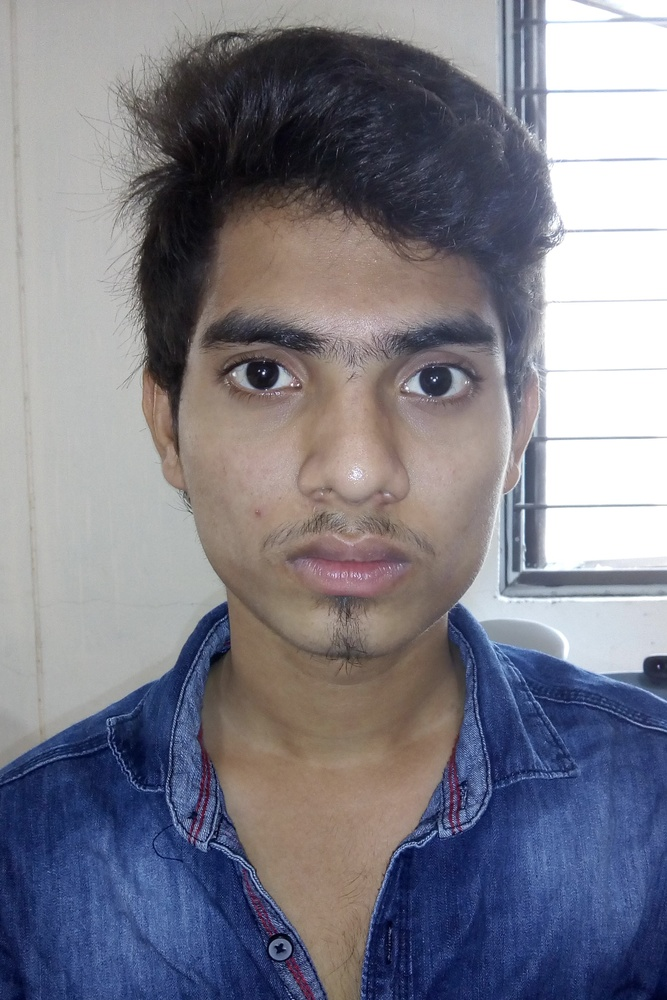
%> input picture pic_taken_for_code_2017_10_15.jpg, 667 x 1000 px, shrunk from 1840 x 2757 before the run
$ octave eye_positiondetection.m   (GNU Octave 9; MATLAB toolbox functions it lacks are replaced by stand-ins)
%> lines starting %> are read from the running program, lines starting %| are printed output that depends on the picture
%creaed 2017-10-15
%updated 2019-02-28
clear all;
clc;
close all;
clf('reset');
delete(instrfind);
%s=serial('COM9','BAUD', 9600); % Make s111ure the baud rate and COM port is
                              % same as in Arduino IDE
%fopen(s);
%vid1 = videoinput('winvideo', 1, 'YUY2_640x360');%create webcam object

right='r';
left='l';
noface='n';
straight='s';
%detector = vision.CascadeObjectDetector(); % Create a detector for face using Viola-Jones
detector1 = vision.CascadeObjectDetector('EyepairBig'); %create detector for eyepair

%while true % Infinite loop to continuously detect the face


   % vid=getsnapshot(vid1);  %get a snapshot of webcam
    vid=imread('C:\Users\inthiyaz\Pictures\pic_taken_for_code_2017_10_15.jpg');
%> vid is the input picture: size 1000x667x3 uint8; mean R, G, B 125.8, 125.3, 136.2
    vid = rgb2gray(vid);    %convert to grayscale
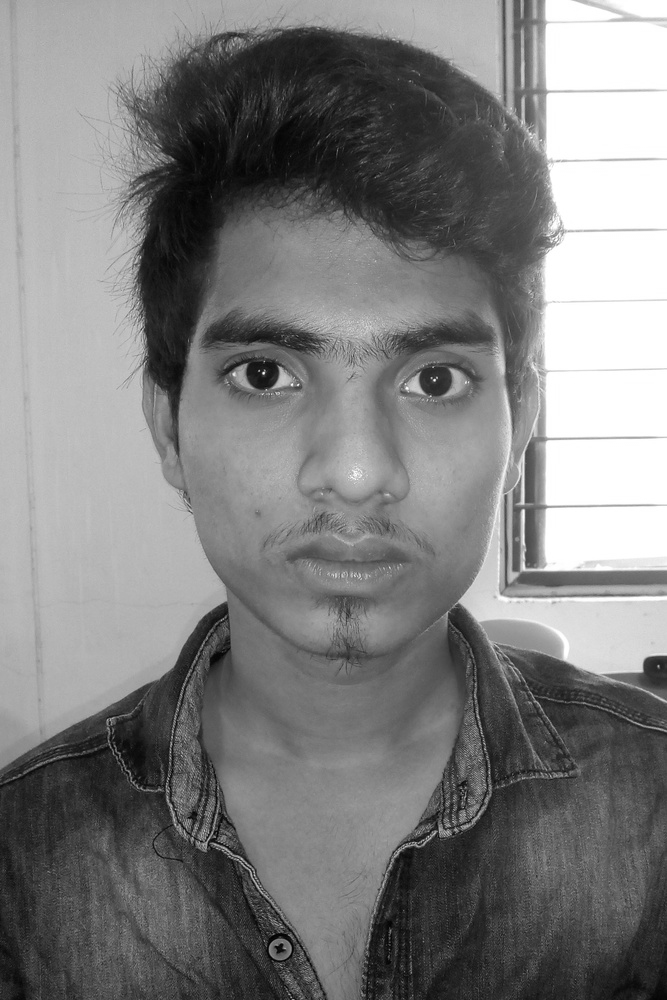
%> vid: size 1000x667 uint8; min 2, max 255, mean 126.7
    img = flip(vid, 2); % Flips the image horizontally
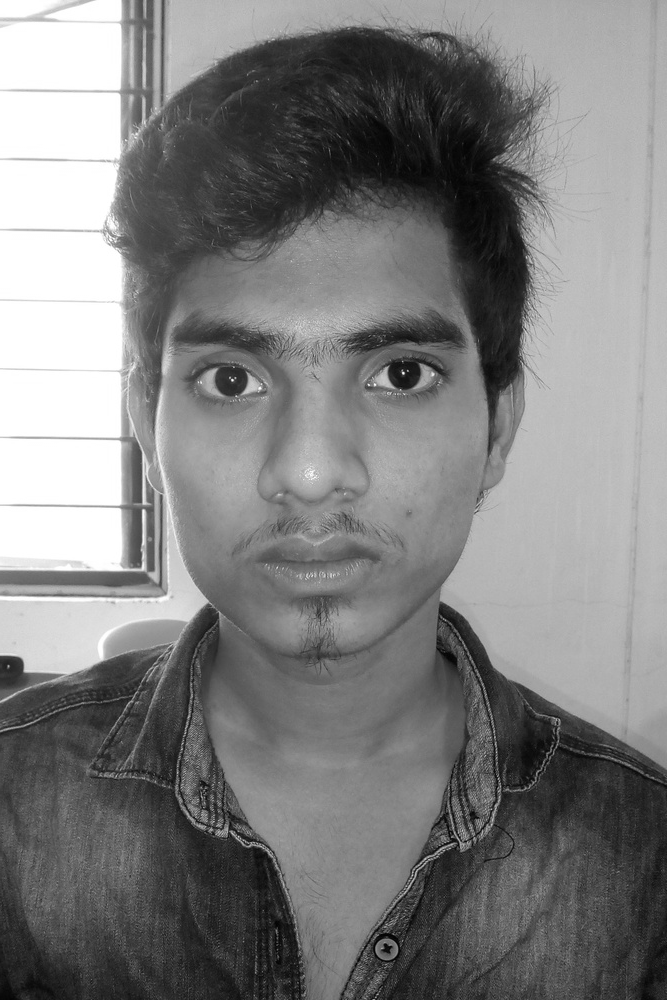
%> img: size 1000x667 uint8; min 2, max 255, mean 126.7; mean of the top-left, top-right, bottom-left and bottom-right quarters 163.5, 128.8, 105.6, 109

%> (the run ends here)
